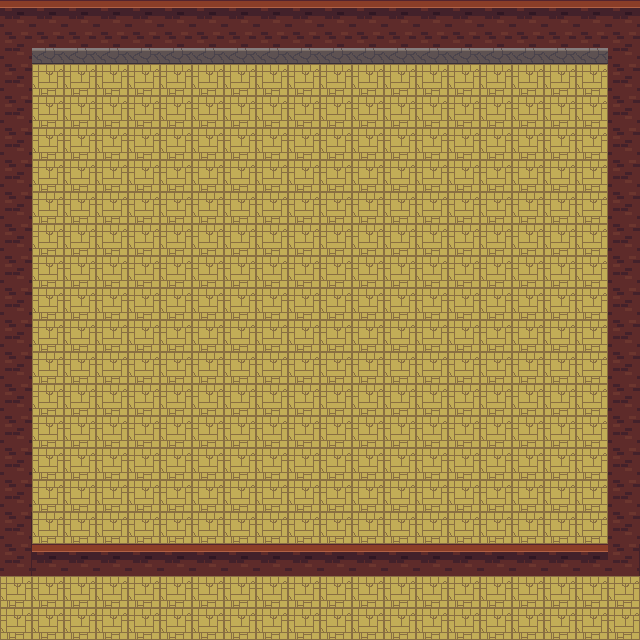

A level layout from a 2D game, rendered from its tile map. Below: a short description, then the map file with its tile-grid data intact:
An orthogonal 20x20 tile map with 32x32 px tiles, 2 tile layers (baixo, collidelayer), 2 tilesets.

<map version="1.0" orientation="orthogonal" renderorder="right-down" width="20" height="20" tilewidth="32" tileheight="32" nextobjectid="1">
 <tileset firstgid="1" name="city_inside" tilewidth="32" tileheight="32" tilecount="384" columns="24">
  <image source="../data/tileds/city_inside.png" width="768" height="512" />
 </tileset>
 <tileset firstgid="385" name="city_outside" tilewidth="32" tileheight="32" tilecount="432" columns="24">
  <image source="../data/tileds/city_outside.png" width="768" height="576" />
 </tileset>
 <layer name="baixo" width="20" height="20">
  <data encoding="csv">
130,130,130,130,130,130,130,130,130,130,130,130,130,130,130,130,130,130,130,130,
130,130,130,130,130,130,130,130,130,130,130,130,130,130,130,130,130,130,130,130,
130,130,130,130,130,130,130,130,130,130,130,130,130,130,130,130,130,130,130,130,
130,130,130,130,130,130,130,130,130,130,130,130,130,130,130,130,130,130,130,130,
130,130,130,130,130,130,130,130,130,130,130,130,130,130,130,130,130,130,130,130,
130,130,130,130,130,130,130,130,130,130,130,130,130,130,130,130,130,130,130,130,
130,130,130,130,130,130,130,130,130,130,130,130,130,130,130,130,130,130,130,130,
130,130,130,130,130,130,130,130,130,130,130,130,130,130,130,130,130,130,130,130,
130,130,130,130,130,130,130,130,130,130,130,130,130,130,130,130,130,130,130,130,
130,130,130,130,130,130,130,130,130,130,130,130,130,130,130,130,130,130,130,130,
130,130,130,130,130,130,130,130,130,130,130,130,130,130,130,130,130,130,130,130,
130,130,130,130,130,130,130,130,130,130,130,130,130,130,130,130,130,130,130,130,
130,130,130,130,130,130,130,130,130,130,130,130,130,130,130,130,130,130,130,130,
130,130,130,130,130,130,130,130,130,130,130,130,130,130,130,130,130,130,130,130,
130,130,130,130,130,130,130,130,130,130,130,130,130,130,130,130,130,130,130,130,
130,130,130,130,130,130,130,130,130,130,130,130,130,130,130,130,130,130,130,130,
130,130,130,130,130,130,130,130,130,130,130,130,130,130,130,130,130,130,130,130,
130,130,130,130,130,130,130,130,130,130,130,130,130,130,130,130,130,130,130,130,
130,130,130,130,130,130,130,130,130,130,130,130,130,130,130,130,130,130,130,130,
130,130,130,130,130,130,130,130,130,130,130,130,130,130,130,130,130,130,130,130
</data>
 </layer>
 <layer name="collidelayer" width="20" height="20">
  <data encoding="csv">
464,464,464,464,464,464,464,464,464,464,464,464,464,464,464,464,464,464,464,464,
488,512,512,512,512,512,512,512,512,512,512,512,512,512,512,512,512,512,512,488,
488,0,0,0,0,0,0,0,0,0,0,0,0,0,0,0,0,0,0,488,
488,0,0,0,0,0,0,0,0,0,0,0,0,0,0,0,0,0,0,488,
488,0,0,0,0,0,0,0,0,0,0,0,0,0,0,0,0,0,0,488,
488,0,0,0,0,0,0,0,0,0,0,0,0,0,0,0,0,0,0,488,
488,0,0,0,0,0,0,0,0,0,0,0,0,0,0,0,0,0,0,488,
488,0,0,0,0,0,0,0,0,0,0,0,0,0,0,0,0,0,0,488,
488,0,0,0,0,0,0,0,0,0,0,0,0,0,0,0,0,0,0,488,
488,0,0,0,0,0,0,0,0,0,0,0,0,0,0,0,0,0,0,488,
488,0,0,0,0,0,0,0,0,0,0,0,0,0,0,0,0,0,0,488,
488,0,0,0,0,0,0,0,0,0,0,0,0,0,0,0,0,0,0,488,
488,0,0,0,0,0,0,0,0,0,0,0,0,0,0,0,0,0,0,488,
488,0,0,0,0,0,0,0,0,0,0,0,0,0,0,0,0,0,0,488,
488,0,0,0,0,0,0,0,0,0,0,0,0,0,0,0,0,0,0,488,
488,0,0,0,0,0,0,0,0,0,0,0,0,0,0,0,0,0,0,488,
489,0,0,0,0,0,0,0,0,0,0,0,0,0,0,0,0,0,0,488,
489,464,464,464,464,464,464,464,464,464,464,464,464,464,464,464,464,464,464,489,
0,0,0,0,0,0,0,0,0,0,0,0,0,0,0,0,0,0,0,0,
0,0,0,0,0,0,0,0,0,0,0,0,0,0,0,0,0,0,0,0
</data>
 </layer>
</map>
